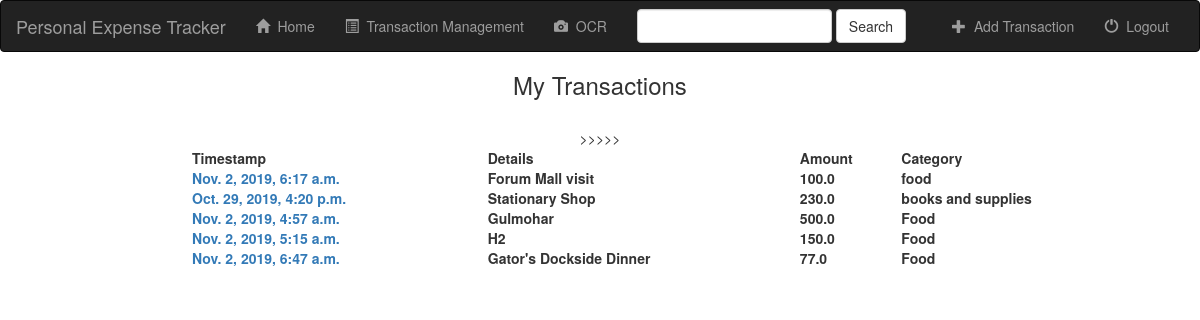
/mytransactions/1/, run on the app's committed database.
### txn/models.py (models this page shows, shortened)
class Transaction(models.Model):
    details = models.CharField(max_length=100)
    amount = models.FloatField()
    category = models.CharField(max_length=50)
    user = models.ForeignKey(User, on_delete=models.PROTECT)
    bill = models.FileField(null=True)
    timestamp = models.DateTimeField(auto_now=True)

### txn/views.py (the view)
# urls.py: url(r'^(?P<user_id>[0-9]+)/$', views.index, name='index'),
def index(request, user_id):
    my_txn = Transaction.objects.filter(user=user_id)
    if len(my_txn) == 0:
        raise Http404("Invalid User ID")
    context = {'my_txn': my_txn}
    return render(request, 'txn/index.html', context)

### txn/templates/txn/index.html (shortened to what this page needs)
{% extends "Sl_proj/base.html" %}
{% block content %}
<div style="text-align: center">
    <h3>My Transactions</h3>
    <br>
    <table style="width:80%; margin-left: 16%; margin-right:auto;">
        <tr><th> Timestamp </th><th> Details </th><th> Amount </th><th> Category </th>
        </tr>
        {% for txn in my_txn%}
            <tr>><th><a href="{% url 'detail' txn.pk %}">{{ txn.timestamp }}</a></th><th>{{ txn.details }}</th><th>{{txn.amount}}</th><th>{{txn.category}}</th>
               </tr>
        {% endfor %}
    </table>
</div>
{% endblock %}

### data on the page
Transaction: timestamp "Nov. 2, 2019, 6:17 a.m.", details "Forum Mall visit", amount "100.0", category "food"
Transaction: timestamp "Oct. 29, 2019, 4:20 p.m.", details "Stationary Shop", amount "230.0", category "books and supplies"
Transaction: timestamp "Nov. 2, 2019, 4:57 a.m.", details "Gulmohar", amount "500.0", category "Food"
Transaction: timestamp "Nov. 2, 2019, 5:15 a.m.", details "H2", amount "150.0", category "Food"
Transaction: timestamp "Nov. 2, 2019, 6:47 a.m.", details "Gator's Dockside Dinner", amount "77.0", category "Food"
